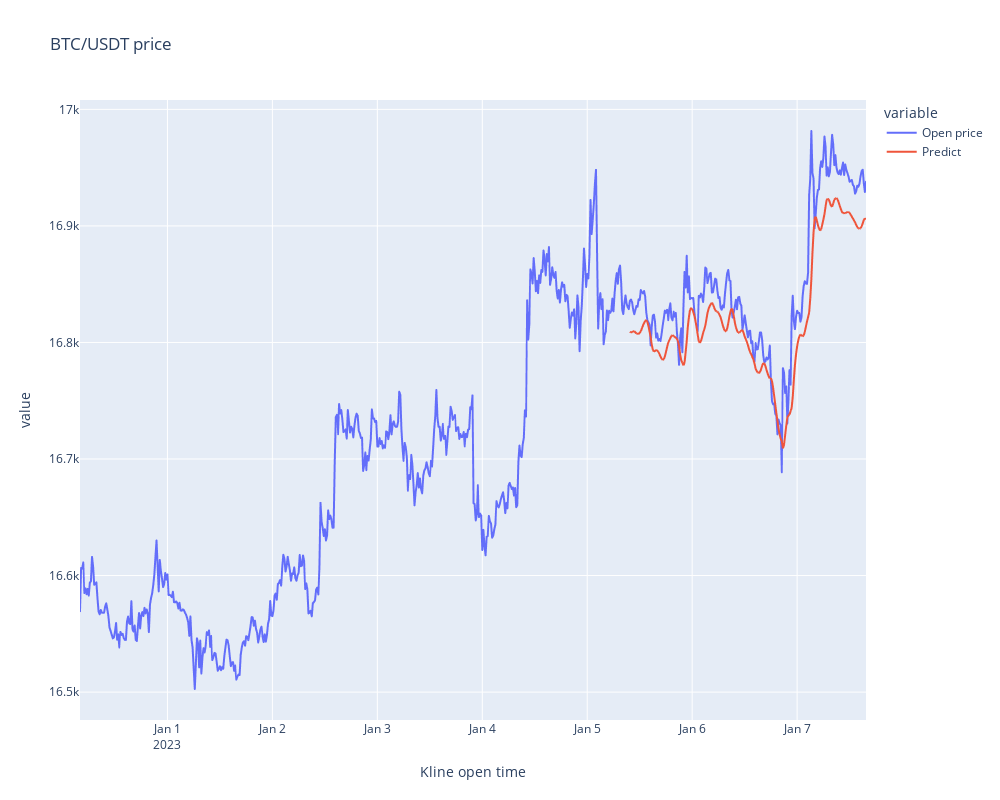

The notebook cell this image was saved under:
### Markdown cell above
### 📌 Visualize the prediction

### Code cell
visualize_prediction(predictions)

### Figure 1 — Plotly figure (JSON) as saved in the notebook; plotly's stock layout.template omitted (floating-point values rounded to 4 significant figures; data arrays with more than 128 entries replaced by an {"elided": "..."} marker saying what was removed)
{"data": [{"hovertemplate": "variable=Open price<br>Kline open time=%{x}<br>value=%{y}<extra></extra>", "legendgroup": "Open price", "line": {"color": "#636efa", "dash": "solid"}, "marker": {"symbol": "circle"}, "mode": "lines", "name": "Open price", "showlegend": true, "type": "scattergl", "x": {"elided": "720 str values"}, "xaxis": "x", "y": {"elided": "720 float values"}, "yaxis": "y"}, {"hovertemplate": "variable=Predict<br>Kline open time=%{x}<br>value=%{y}<extra></extra>", "legendgroup": "Predict", "line": {"color": "#EF553B", "dash": "solid"}, "marker": {"symbol": "circle"}, "mode": "lines", "name": "Predict", "showlegend": true, "type": "scattergl", "x": {"elided": "720 str values"}, "xaxis": "x", "y": {"elided": "720 float values"}, "yaxis": "y"}], "layout": {"height": 800, "legend": {"title": {"text": "variable"}, "tracegroupgap": 0}, "title": {"text": "BTC/USDT price"}, "width": 1000, "xaxis": {"anchor": "y", "domain": [0, 1], "title": {"text": "Kline open time"}}, "yaxis": {"anchor": "x", "domain": [0, 1], "title": {"text": "value"}}}}
